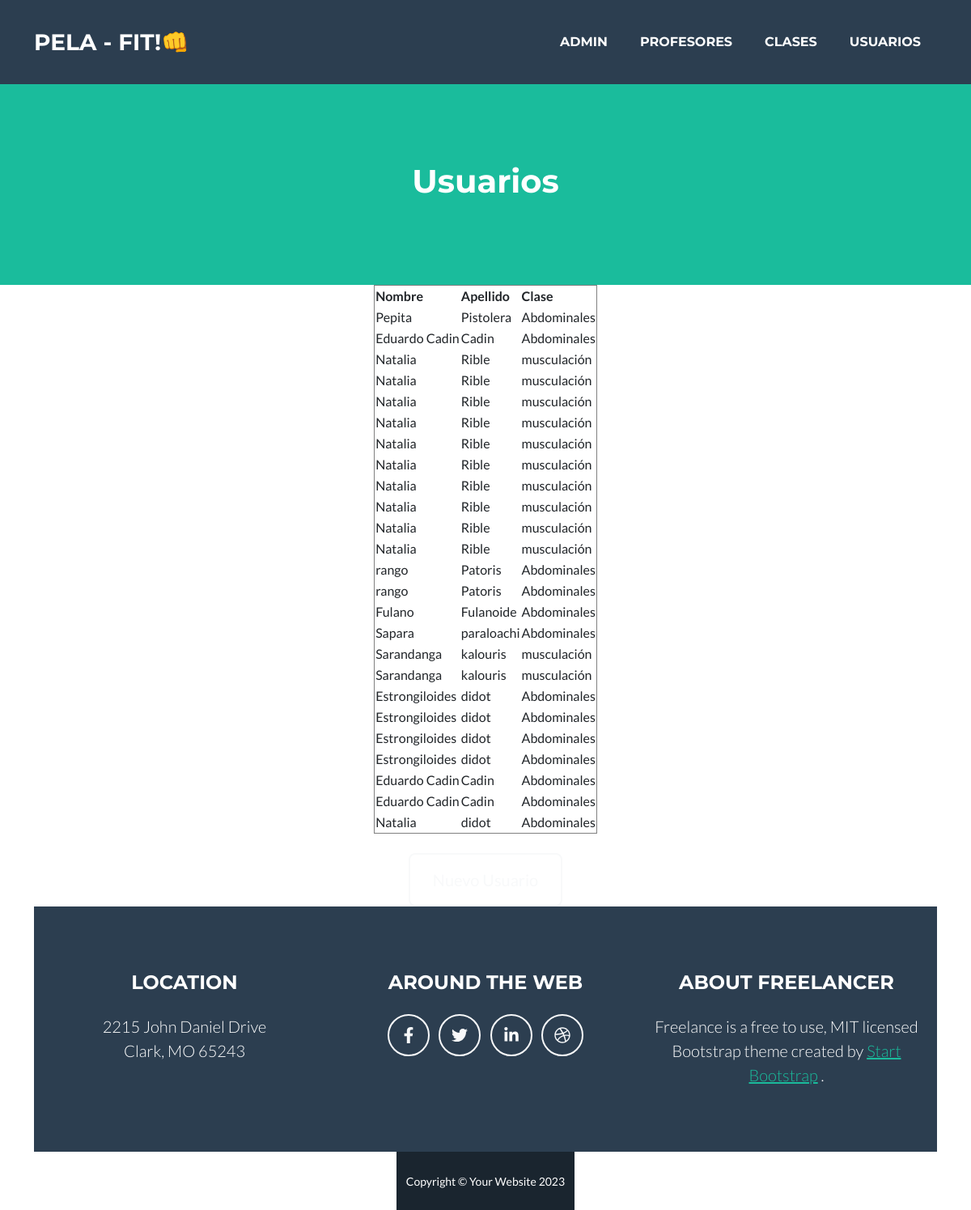
Before: /usuario/list with the older database file.
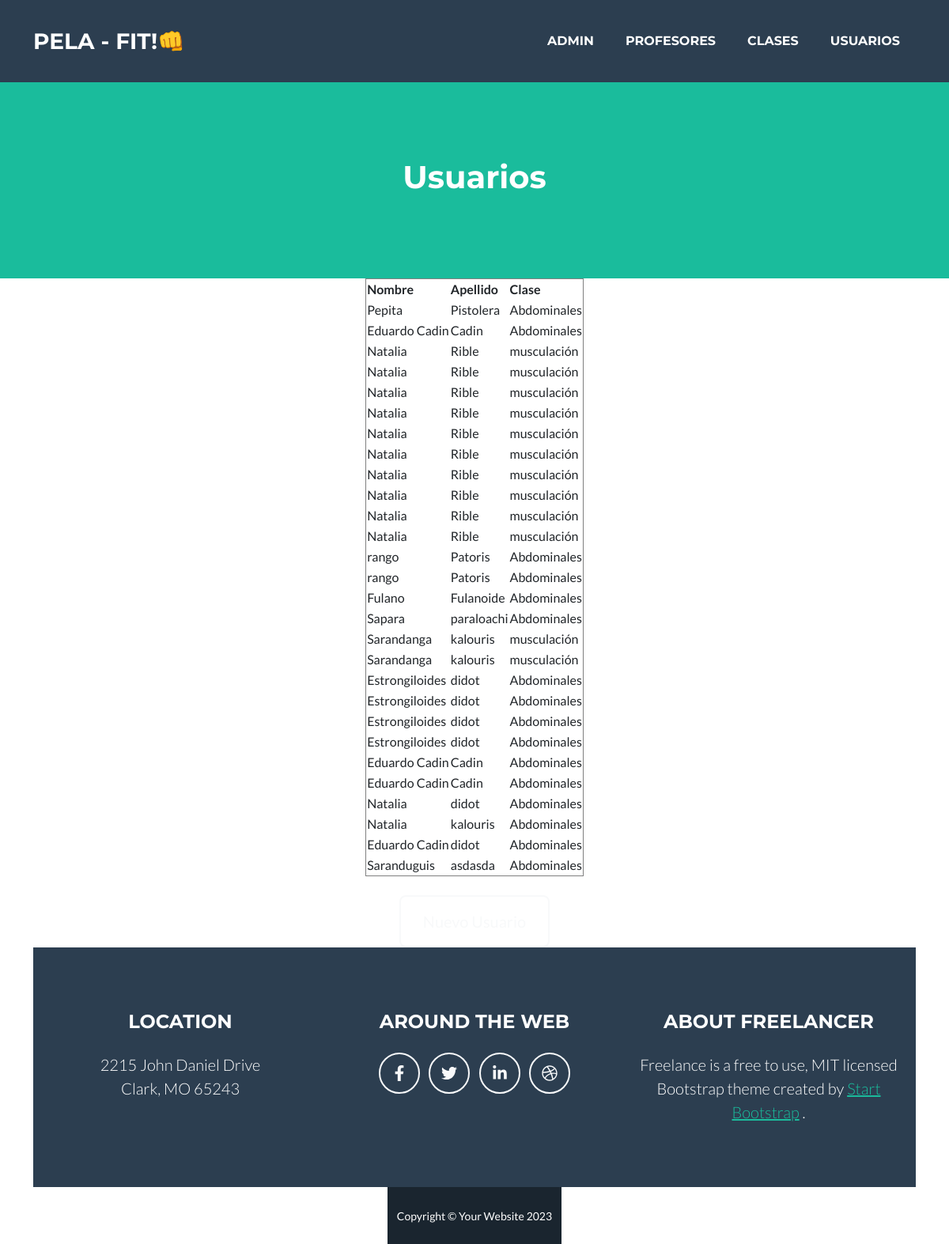
After: the same page with the newer database file.
### cliente/models.py (models this page shows, shortened)
class Persona(models.Model):
    nombre = models.CharField(max_length = 100)
    apellido = models.CharField(max_length = 100)

class Usuario(Persona):
    clase_id = models.ForeignKey(Clase, null = True, blank = True, on_delete = models.SET_NULL, verbose_name = "Clase")
    class Meta:
        verbose_name_plural ="Usuarios"

class Persona(models.Model):
    nombre = models.CharField(max_length = 100)
    apellido = models.CharField(max_length = 100)

class Clase(models.Model):
    nombre = models.CharField(max_length =100)
    duracion = models.CharField(max_length= 3)
    def __str__(self):
        return self.nombre
    class Meta:
        verbose_name_plural ="Clases"

### cliente/views.py (the view)
# urls.py: path("usuario/list", views.usuario_list, name = "usuario_list" ),
def usuario_list(request):
    usuarios = Usuario.objects.all()
    context = {"usuarios": usuarios}
    return render(request, "cliente/usuario_list.html", context )

### cliente/templates/cliente/usuario_list.html (shortened to what this page needs)
{% extends 'core/base.html' %}
{% block content %}
<header class="masthead bg-primary text-white text-center">
    <div class="container d-flex align-items-center flex-column">
    <h1>Usuarios</h1>
</header class="masterhead bg-primary text- black text-center">
<div class="container d-flex align-items-center flex-column">
   <header> <table border="1">
        <thead>
            <th>Nombre</th>
            <th>Apellido</th>
            <th>Clase</th>
        </thead>
        <tbody>
            {% for usuario in usuarios %}
            <tr>
                <td>{{ usuario.nombre }}</td>
                <td>{{ usuario.apellido }}</td>
                <td>{{ usuario.clase_id }} </td>
            </tr>
        {% endfor %}
        </tbody>
</table>
<div class="text-center mt-4">
    <a class="btn btn-xl btn-outline-light"  href=" {% url 'cliente:usuario_create' %}">Nuevo Usuario</a>
</div>
</header>
{% endblock content %}

Changed rows visible on the page:
added Usuario: nombre "Natalia", apellido "kalouris", clase_id "Abdominales"
added Usuario: nombre "Eduardo Cadin", apellido "didot", clase_id "Abdominales"
added Usuario: nombre "Saranduguis", apellido "asdasda", clase_id "Abdominales"
